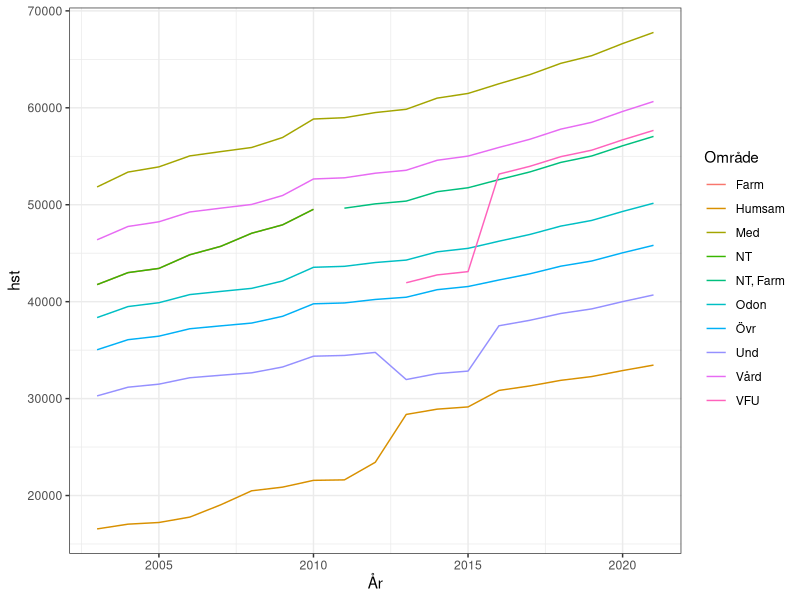
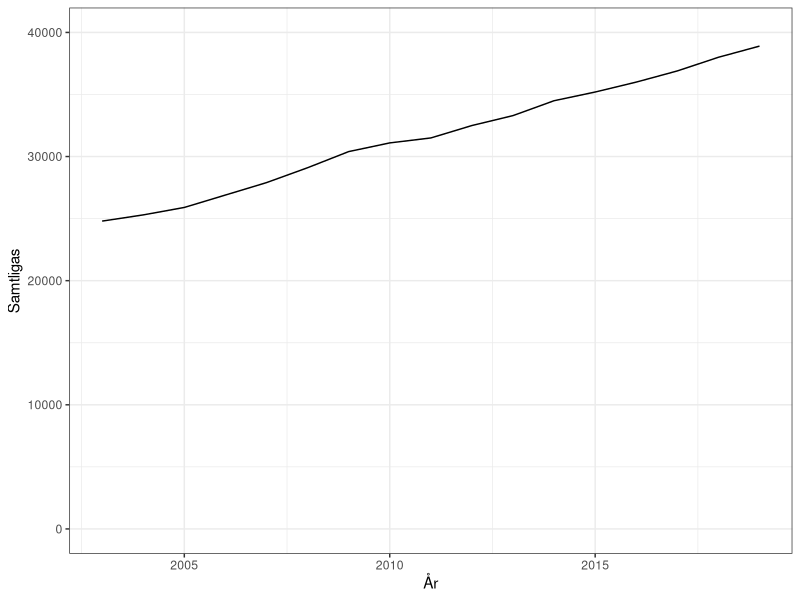
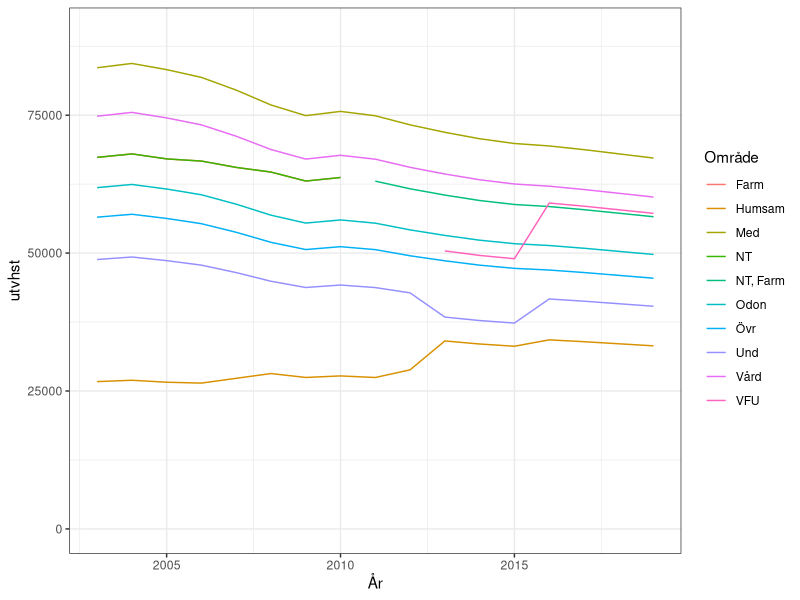

Source code (R) for these figures, in order:
## ---- chunk 1
knitr::opts_chunk$set(echo = TRUE)
## ---- chunk 2
library(tidyverse)
regl <- read_tsv("regl.tsv")
wages <- read_tsv("wages.tsv")
theme_set(theme_bw())
## ---- chunk 3
regl %>% ggplot(aes(År, hst, colour = Område)) +
  geom_line()
## ---- chunk 4
wages %>% 
  ggplot(aes(År, Samtligas)) +
  geom_line() +
  ylim(0, 40000)
## ---- chunk 5
kombo<- inner_join(regl, wages)
kombo %>% mutate(utvhst = hst/Samtligas*40000, utvhpr = hpr/Samtligas*30000) -> kombo
## ---- chunk 6
kombo %>% 
  ggplot(aes(År, utvhst, colour = Område)) +
  geom_line() +
  ylim(0, 90000) +
  theme_bw()
